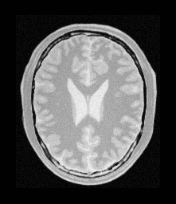
#> input picture images/img_org_translated_img.PNG, 176 x 204 px, found by its file name
$ python spectre_amplitude_scale.py
#> lines starting #> are read from the running program, lines starting #| are printed output that depends on the picture
import numpy as np
import matplotlib.pyplot as plt
import cv2
from scipy import ndimage
from matplotlib.gridspec import GridSpec

# 1. Charger votre image de référence
# Remplacez 'chemin_vers_votre_image.jpg' par le chemin de votre image
image_path = 'images/img_org_translated_img.PNG'
image_I = cv2.imread(image_path, cv2.IMREAD_GRAYSCALE)  # Charger en niveaux de gris
#> image_I is the input picture: shape (204, 176); min 1, max 247, mean 86

# Vérifier si l'image a bien été chargée
if image_I is None:
    raise ValueError(f"Impossible de charger l'image: {image_path}")

# 2. Créer des versions mises à l'échelle de l'image
scale_factor = 0.5  # Réduction de 50%
# Redimensionner l'image (réduction)
height, width = image_I.shape
#> height = 204; width = 176
new_height, new_width = int(height * scale_factor), int(width * scale_factor)
#> new_height = 102; new_width = 88
image_reduced = cv2.resize(image_I, (new_width, new_height), interpolation=cv2.INTER_AREA)

# Redimensionner à nouveau pour comparer les spectres (même taille que l'original)
image_J = cv2.resize(image_reduced, (width, height), interpolation=cv2.INTER_LINEAR)

# 3. Calculer la transformée de Fourier des deux images
fft_I = np.fft.fft2(image_I)
fft_J = np.fft.fft2(image_J)

# 4. Calculer les spectres d'amplitude (en prenant le module des transformées)
spectrum_I = np.abs(fft_I)
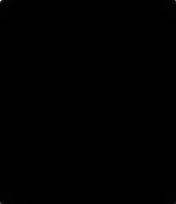
#> spectrum_I: shape (204, 176) float64; min 6.36, max 3087805, mean 3503.8; drawn with min black and max white
spectrum_J = np.abs(fft_J)

# 5. Fonction pour afficher correctement les spectres d'amplitude (centrage et passage en log)
def display_spectrum(spectrum):
    # Centrer le spectre pour une meilleure visualisation
    spectrum_centered = np.fft.fftshift(spectrum)
    # Appliquer une transformation logarithmique pour mieux visualiser
    # (ajouter 1 pour éviter log(0))
    return np.log1p(spectrum_centered)
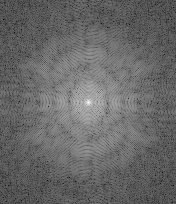
#> returned value: shape (204, 176) float64; min 2, max 14.94, mean 7.29; drawn with min black and max white

# 6. Préparation de l'affichage des 4 images demandées
plt.figure(figsize=(14, 10))
gs = GridSpec(2, 2, figure=plt.gcf())

# Image I (référence)
ax1 = plt.subplot(gs[0, 0])
ax1.imshow(image_I, cmap='gray')
ax1.set_title('Image originale')
ax1.axis('off')

# Image J (mise à l'échelle)
ax2 = plt.subplot(gs[0, 1])
ax2.imshow(image_J, cmap='gray')
ax2.set_title(f'Image mise à l\'échelle (facteur {scale_factor}, puis retour à taille originale)')
ax2.axis('off')

# Spectre d'amplitude de I
ax3 = plt.subplot(gs[1, 0])
ax3.imshow(display_spectrum(spectrum_I), cmap='viridis')
ax3.set_title('Spectre d\'amplitude de l\'image originale')
ax3.axis('off')

# Spectre d'amplitude de J
ax4 = plt.subplot(gs[1, 1])
ax4.imshow(display_spectrum(spectrum_J), cmap='viridis')
#> in display_spectrum (call 2), `return np.log1p(spectrum_centered)`:
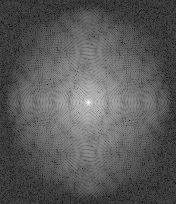
#> returned value: shape (204, 176) float64; min 0.283, max 14.94, mean 5.45; drawn with min black and max white
ax4.set_title('Spectre d\'amplitude de l\'image mise à l\'échelle')
ax4.axis('off')

plt.tight_layout()

# Sauvegarder la figure
plt.savefig('effet_echelle_spectre.png', dpi=300, bbox_inches='tight')
plt.show()

# Exploration supplémentaire avec plusieurs facteurs d'échelle
scale_factors = [1.0, 0.8, 0.6, 0.4, 0.2, 0.1]
plt.figure(figsize=(15, 12))

# Création d'une grille pour afficher les différents facteurs d'échelle
for i, factor in enumerate(scale_factors):
    # Redimensionner l'image
    new_h, new_w = int(height * factor), int(width * factor)
    temp_img = cv2.resize(image_I, (new_w, new_h), interpolation=cv2.INTER_AREA)
    scaled_img = cv2.resize(temp_img, (width, height), interpolation=cv2.INTER_LINEAR)

    # Calcul du spectre d'amplitude
    fft_scaled = np.fft.fft2(scaled_img)
    spectrum_scaled = np.abs(fft_scaled)

    # Affichage de l'image mise à l'échelle
    plt.subplot(3, 4, 2*i + 1)
    plt.imshow(scaled_img, cmap='gray')
    plt.title(f'Échelle: {factor:.1f}')
    plt.axis('off')

    # Affichage du spectre d'amplitude correspondant
    plt.subplot(3, 4, 2*i + 2)
    plt.imshow(display_spectrum(spectrum_scaled), cmap='viridis')
    plt.title(f'Spectre (échelle {factor:.1f})')
    plt.axis('off')
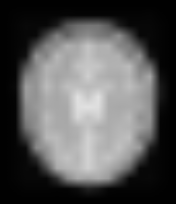
#> scaled_img: shape (204, 176); min 1, max 225, mean 85.9

plt.tight_layout()
plt.savefig('comparaison_echelles_spectres.png', dpi=300, bbox_inches='tight')
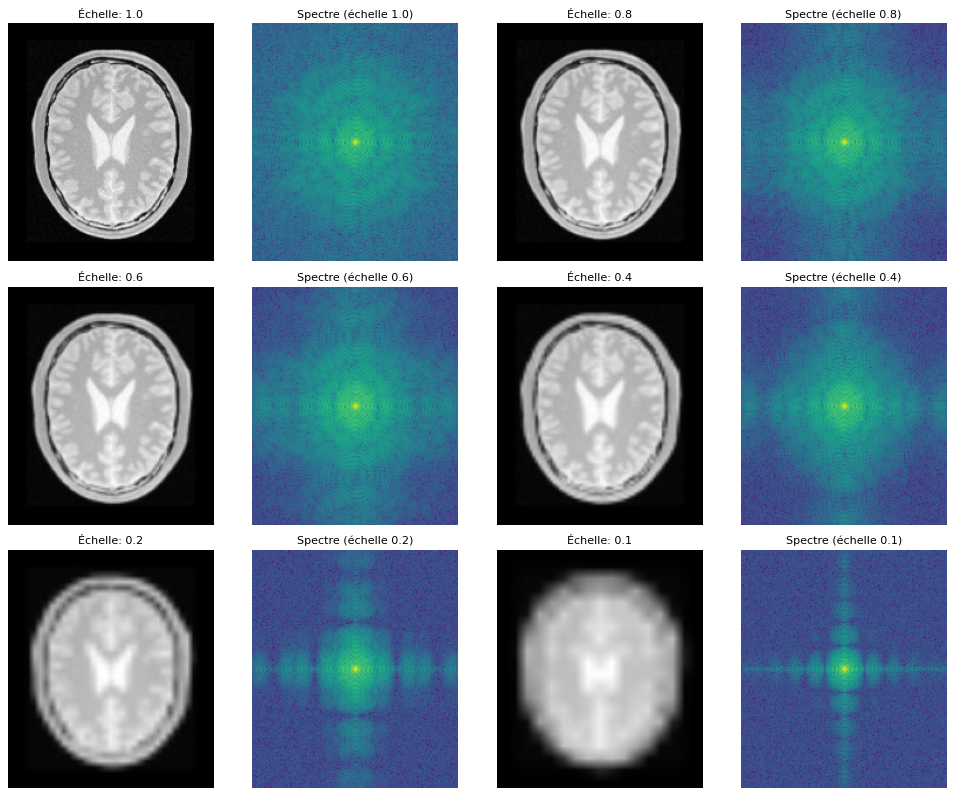
#> figure drawn by matplotlib, 12 panels
plt.show()

# Approche alternative: agrandissement et réduction directe
plt.figure(figsize=(15, 12))

# Facteurs d'échelle (agrandissement et réduction)
scale_factors_zoom = [0.5, 0.75, 1.0, 1.5, 2.0]

for i, factor in enumerate(scale_factors_zoom):
    # Calculer les nouvelles dimensions
    new_h, new_w = int(height * factor), int(width * factor)

    # Redimensionner l'image
    if factor <= 1.0:
        # Réduction
        scaled_img = cv2.resize(image_I, (new_w, new_h), interpolation=cv2.INTER_AREA)
    else:
        # Agrandissement
        scaled_img = cv2.resize(image_I, (new_w, new_h), interpolation=cv2.INTER_LINEAR)

    # Calculer la FFT (ajuster les dimensions pour la comparaison si nécessaire)
    fft_scaled = np.fft.fft2(scaled_img)
    spectrum_scaled = np.abs(fft_scaled)

    # Afficher l'image mise à l'échelle
    plt.subplot(3, 4, 2*i + 1)
    plt.imshow(scaled_img, cmap='gray')
    plt.title(f'Facteur: {factor:.2f}')
    plt.axis('off')

    # Afficher le spectre d'amplitude
    plt.subplot(3, 4, 2*i + 2)
    plt.imshow(display_spectrum(spectrum_scaled), cmap='viridis')
    plt.title(f'Spectre (facteur {factor:.2f})')
    plt.axis('off')
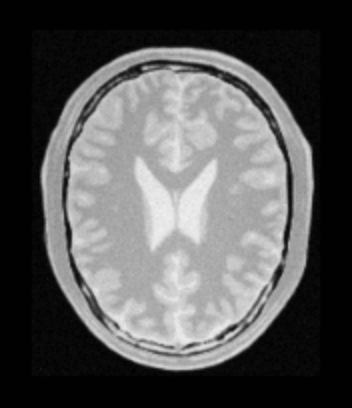
#> scaled_img: shape (408, 352); min 1, max 242, mean 86
#> spectrum_scaled: shape (408, 352) float64

plt.tight_layout()
plt.savefig('zoom_et_spectres.png', dpi=300, bbox_inches='tight')
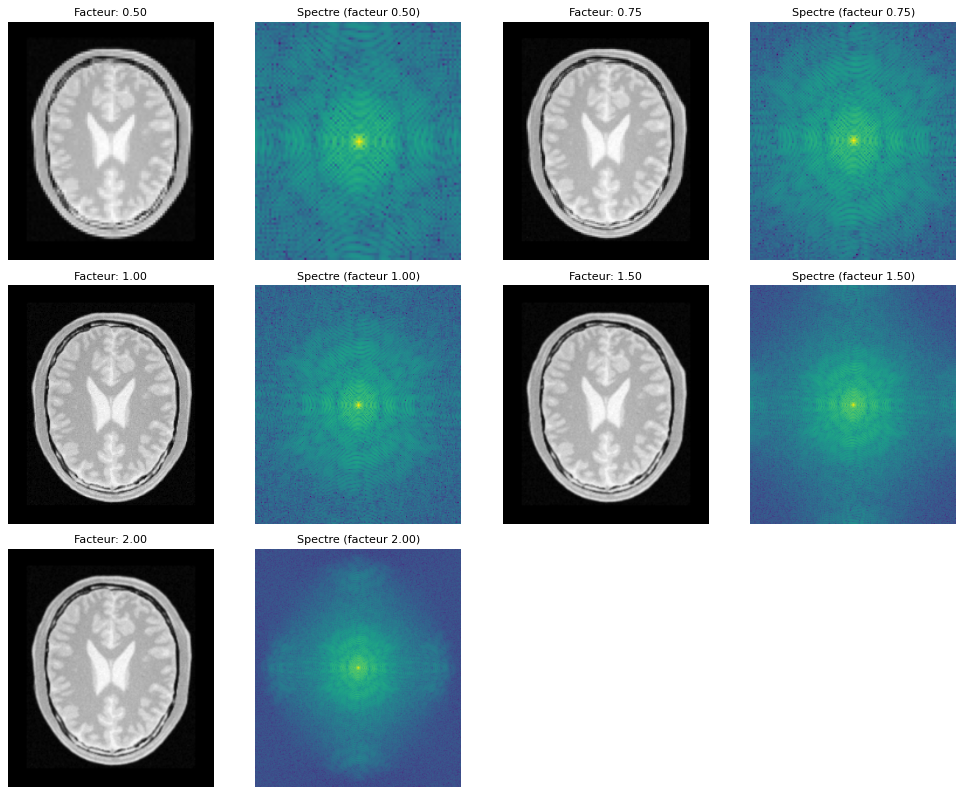
#> figure drawn by matplotlib, 10 panels
plt.show()

$ run again, with images/(10,15)_30_1.2.png copied over images/img_org_translated_img.PNG
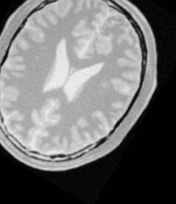
#> input picture images/(10,15)_30_1.2.png, 176 x 204 px, found by its file name
#> image_I is the input picture: shape (204, 176); min 0, max 244, mean 112.5
#> in display_spectrum (call 2), `return np.log1p(spectrum_centered)`:
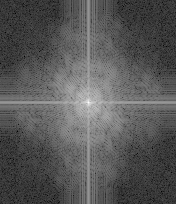
#> returned value: shape (204, 176) float64; min 0.495, max 15.21, mean 5.57; drawn with min black and max white
#> after the loop `for i, factor in enumerate(scale_factors_zoom):`:
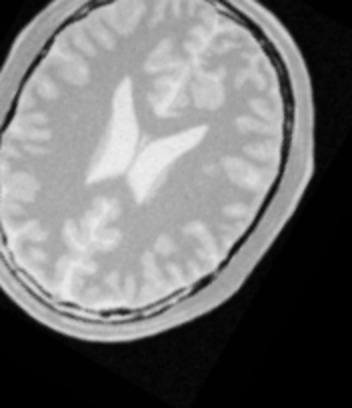
#> scaled_img: shape (408, 352); min 0, max 239, mean 112.5

$ run again, with images/elephant_rotate_16.png copied over images/img_org_translated_img.PNG
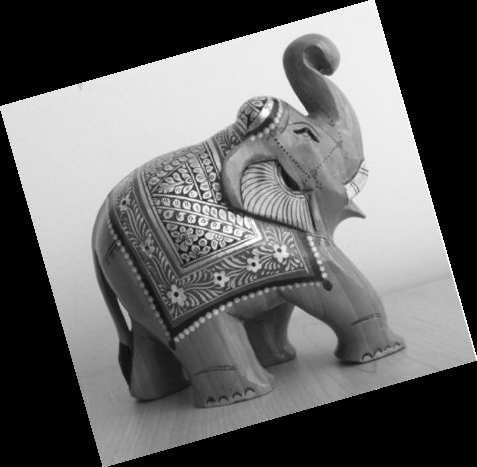
#> input picture images/elephant_rotate_16.png, 477 x 467 px, found by its file name
#> in display_spectrum (call 2), `return np.log1p(spectrum_centered)`:
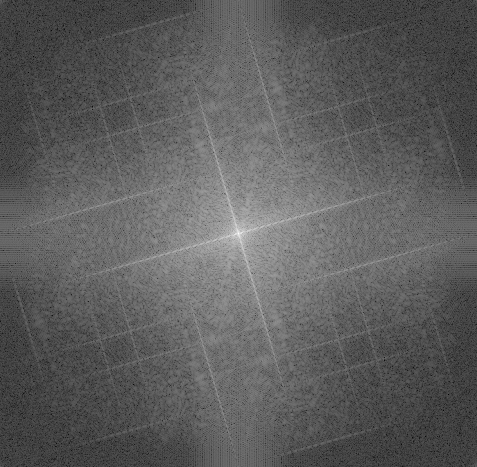
#> returned value: shape (467, 477) float64; min 0.245, max 16.95, mean 6.35; drawn with min black and max white
#> after the loop `for i, factor in enumerate(scale_factors):`:
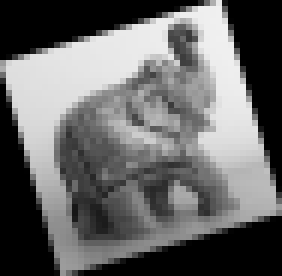
#> temp_img: shape (46, 47) (shown 6 times larger); min 0, max 240, mean 103.3
